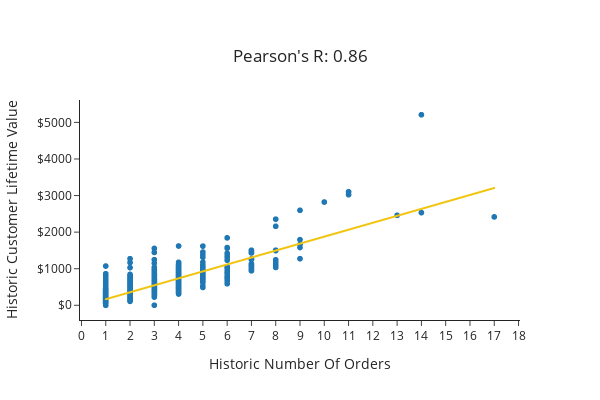

The code cell stored with this chart in its notebook:
### Markdown cell above
### Does Historic Customer Lifetime Value increase with Historic Number Of Orders?

### Code cell
# Compute the Pearson's correlation coefficient:
histord_histval_r = pearsonr(df['Historic Number Of Orders'], df['Historic Customer Lifetime Value'])

sca_fig = px.scatter(data_frame = df,
                     y = 'Historic Customer Lifetime Value',
                     x = 'Historic Number Of Orders',
                    title=f'Pearson\'s R: {histord_histval_r[0]:.2f}',
                     width=600, height=400,
                     template="simple_white",
                     trendline="ols",
                    trendline_color_override="#f1c40f")

sca_fig.update_xaxes(dtick=1, title_text='Historic Number Of Orders')
sca_fig.update_yaxes(tickprefix="$", title_text='Historic Customer Lifetime Value')

sca_fig.update_layout(
    title={
        'text': f'Pearson\'s R: {histord_histval_r[0]:.2f}',
        'x':0.5,
        'xanchor': 'center',
        'yanchor': 'top'})

sca_fig.show()

### Figure 1 — Plotly figure (JSON) as saved in the notebook; plotly's stock layout.template omitted (floating-point values rounded to 4 significant figures; data arrays with more than 128 entries replaced by an {"elided": "..."} marker saying what was removed)
{"data": [{"hovertemplate": "Historic Number Of Orders=%{x}<br>Historic Customer Lifetime Value=%{y}<extra></extra>", "legendgroup": "", "marker": {"color": "#1F77B4", "symbol": "circle"}, "mode": "markers", "name": "", "showlegend": false, "type": "scattergl", "x": {"elided": "2809 int values"}, "xaxis": "x", "y": {"elided": "2809 float values"}, "yaxis": "y"}, {"hovertemplate": "<b>OLS trendline</b><br>Historic Customer Lifetime Value = 189.982 * Historic Number Of Orders + -23.5297<br>R<sup>2</sup>=0.739521<br><br>Historic Number Of Orders=%{x}<br>Historic Customer Lifetime Value=%{y} <b>(trend)</b><extra></extra>", "legendgroup": "", "line": {"color": "#f1c40f"}, "marker": {"color": "#1F77B4", "symbol": "circle"}, "mode": "lines", "name": "", "showlegend": false, "type": "scattergl", "x": {"elided": "2809 int values"}, "xaxis": "x", "y": {"elided": "2809 float values"}, "yaxis": "y"}], "layout": {"height": 400, "legend": {"tracegroupgap": 0}, "title": {"text": "Pearson's R: 0.86", "x": 0.5, "xanchor": "center", "yanchor": "top"}, "width": 600, "xaxis": {"anchor": "y", "domain": [0, 1], "dtick": 1, "title": {"text": "Historic Number Of Orders"}}, "yaxis": {"anchor": "x", "domain": [0, 1], "tickprefix": "$", "title": {"text": "Historic Customer Lifetime Value"}}}}
